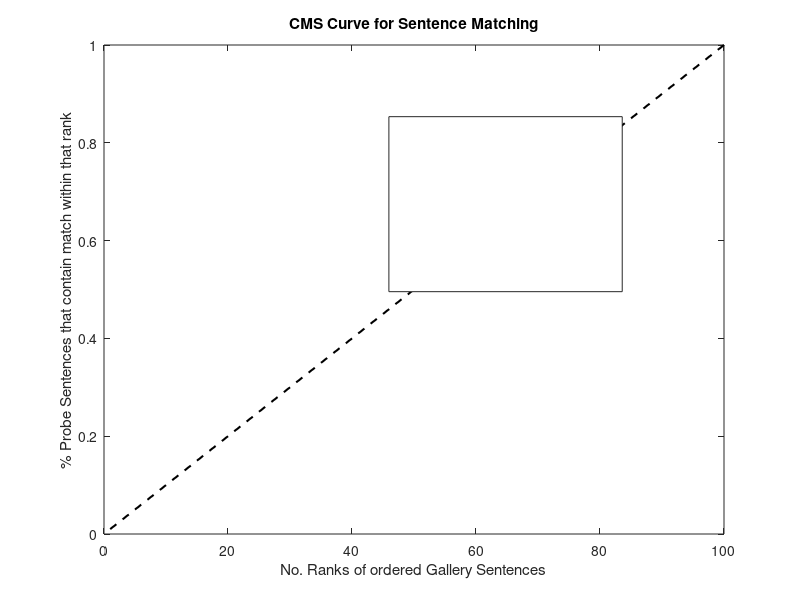

Recreate this plot in MATLAB. (Note: this script raises an error after producing the figure.)
%%%%%%%%%%%%%%%%%%%%%%%%%%%%%%%%%%%%%%%%%%%%%%%%%%%%%%%%%%%%%%%%
%%displayResults.m
%%Method to show bunch of results together if already exist
%%Will NOT extract new ones
%%%%%%%%%%%%%%%%%%%%%%%%%%%%%%%%%%%%%%%%%%%%%%%%%%%%%%%%%%%%%%%5
clear; clc;
close all;

IMAGES=0;
SENTENCES=1;
SENTENCEIMAGES=2;
SENTENCESPECIFIC=3;
IMAGESPECIFIC=4;
NORMAL=0;
SIMWORDS=1;
USELESSWORDS=2;

MEAN=1;
MAX=2;
MATRIX=3;

READ_ALL=3;
READ_DISTORT=4;

mode=SENTENCESPECIFIC;

imageClassifier='XQDA';
imageFeature='autoEncode2d';
trainLevel=3;
noImages=0;
imageTrainType='pairs';
imageSizes=[40,50];%display all imageHiddenSizes default
imageRetinex=[0]; %1 or 0
imageMaxEpoch=[[100,50,100]];%[200,100,200], [400,200,400]
imageReadIn=[READ_DISTORT];%READ_ALL
imageTrainingSizes= [1000,2000]; %2000,1500,1000,500
imageHiddenSizes=[[1000,200];[1500, 200];[1500,100]];
imageNumRanks=1000;

% Will be the same for all exps
sentenceFeature='autoEncodeSentences';
sentenceTrainLevel='3';
sentenceArrange='pairs';
sentencePrecise=1;
% Will vary
sentenceClassifier={'XQDA'}; %twoChannel2, twoChannel3, XQDA
sentenceSizes=[100,200,300,400,500];
sentenceNormalisation=[MATRIX];%MEAN, MODE
sentenceModes=[USELESSWORDS, SIMWORDS, NORMAL];%,SIMWORDS,USELESSWORDS
sentenceWindows=[3,5,7,10];
sentenceThresholds=[200,150,0];
sentenceHiddenSizes=[[100,40]];%etc
sentenceMaxEpochs=[[20,10,100]];
sentenceTrainSplit=[2000];%200
sentenceTop=0;%0 by default 0.4?
sentencesRun={
   %'XQDA_mode2_norm3outvectors_phrase_win7_threshold0_size100autoEncodeSentences_trainLevel3_pairs_hiddensizes10040_maxepochs2010100_trainsplit2000_precise0',...
  % 'XQDA_mode2_norm3outvectors_phrase_win10_threshold200_size200autoEncodeSentences_trainLevel3_pairs_hiddensizes10040_maxepochs2010100_trainsplit2000_precise0',...
   %'XQDA_mode2_norm3outvectors_phrase_win3_threshold200_size300autoEncodeSentences_trainLevel3_pairs_hiddensizes10040_maxepochs2010100_trainsplit2000_precise0',...
  % 'XQDA_mode2_norm3outvectors_phrase_win10_threshold200_size400autoEncodeSentences_trainLevel3_pairs_hiddensizes10040_maxepochs2010100_trainsplit2000_precise0',...
  % 'XQDA_mode2_norm3outvectors_phrase_win10_threshold200_size500autoEncodeSentences_trainLevel3_pairs_hiddensizes10040_maxepochs2010100_trainsplit2000_precise0'
   %'XQDA_mode1_norm3outvectors_phrase_win5_threshold0_size100autoEncodeSentences_trainLevel3_pairs_hiddensizes10040_maxepochs2010100_trainsplit2000_precise0',...
  % 'XQDA_mode1_norm3outvectors_phrase_win3_threshold150_size200autoEncodeSentences_trainLevel3_pairs_hiddensizes10040_maxepochs2010100_trainsplit2000_precise0',...
  % 'XQDA_mode1_norm3outvectors_phrase_win5_threshold0_size300autoEncodeSentences_trainLevel3_pairs_hiddensizes10040_maxepochs2010100_trainsplit2000_precise0',...
  % 'XQDA_mode1_norm3outvectors_phrase_win5_threshold0_size400autoEncodeSentences_trainLevel3_pairs_hiddensizes10040_maxepochs2010100_trainsplit2000_precise0',...
  % 'XQDA_mode1_norm3outvectors_phrase_win5_threshold200_size500autoEncodeSentences_trainLevel3_pairs_hiddensizes10040_maxepochs2010100_trainsplit2000_precise0'
    
   % 'XQDA_mode2_norm3outvectors_phrase_win10_threshold200_size200autoEncodeSentences_trainLevel3_pairs_hiddensizes10040_maxepochs2010100_trainsplit2000_precise0',...
   % 'XQDA_mode1_norm3outvectors_phrase_win5_threshold0_size100autoEncodeSentences_trainLevel3_pairs_hiddensizes10040_maxepochs2010100_trainsplit2000_precise0',...
   % 'XQDA_mode0_norm3outvectors_phrase_win5_threshold200_size200autoEncodeSentences_trainLevel3_pairs_hiddensizes10040_maxepochs2010100_trainsplit2000_precise0',...
   % 'XQDA_mode0_norm3outvectors_phrase_win10_threshold0_size300autoEncodeSentences_trainLevel3_pairs_hiddensizes10040_maxepochs2010100_trainsplit2000_precise0',...
   % 'XQDA_mode0_norm3outvectors_phrase_win7_threshold0_size400autoEncodeSentences_trainLevel3_pairs_hiddensizes10040_maxepochs2010100_trainsplit2000_precise0',...
   % 'XQDA_mode0_norm3outvectors_phrase_win5_threshold150_size400autoEncodeSentences_trainLevel3_pairs_hiddensizes10040_maxepochs2010100_trainsplit2000_precise0',...
   % 'XQDA_mode0_norm3outvectors_phrase_win3_threshold0_size500autoEncodeSentences_trainLevel3_pairs_hiddensizes10040_maxepochs2010100_trainsplit2000_precise0'
   
   'XQDA_mode1_norm3outvectors_phrase_win5_threshold0_size100autoEncodeSentences_trainLevel3_pairs_hiddensizes10040_maxepochs2010100_trainsplit2000_precise1',...
   'XQDA_mode1_norm3outvectors_phrase_win5_threshold0_size100autoEncodeSentences_trainLevel3_pairs_hiddensizes10040_maxepochs2010100_trainsplit2000_precise0'
   
    %'autoEncodeMatches_mode0_norm3outvectors_phrase_win10_threshold200_size300autoEncodeSentences_trainLevel3_pairs_hiddensizes10040_maxepochs2010100_trainsplit2000_precise0.mat',...
    %'twoChannel2_mode1_norm3outvectors_phrase_win10_threshold200_size500autoEncodeSentences_trainLevel3_pairs_hiddensizes10040_maxepochs2010100_trainsplit2000_precise0',...
    %'twoChannel_mode0_norm3outvectors_phrase_win3_threshold100_size50autoEncodeSentences_trainLevel3_pairs_hiddensizes200100_maxepochs102050_trainsplit200.mat'
};

sentenceImagesRun={
   % 'twoChannel2_autoEncode2d_1pca200402010201010051mode0_norm3outvectors_phrase_win10_threshold150_size100autoEncodeSentences_trainLevel3_pairs_hiddensizes10040_maxepochs2010100_trainsplit2000_precise0.mat.mat',...
    %'twoChannel2_autoEncode2d_1pca2004020102010100510.01500mode1_norm3outvectors_phrase_win5_threshold0_size100autoEncodeSentences_trainLevel3_pairs_hiddensizes10040_maxepochs2010100_trainsplit2000_precise0.mat.mat',...
    %'twoChannel3_autoEncode2d_1pca2004020102010100510.01500mode0_norm3outvectors_phrase_win10_threshold150_size100autoEncodeSentences_trainLevel3_pairs_hiddensizes10040_maxepochs2010100_trainsplit2000_precise0.mat.mat'

%    'precisetwoChannel2_autoEncode2d_1lda1004020102010100500.0110001mode1_norm3outvectors_phrase_win5_threshold0_size100autoEncodeSentences_trainLevel3_pairs_hiddensizes10040_maxepochs2010100_trainsplit2000_precise0.mat.mat',... 
%    'precisetwoChannel2_autoEncode2d_1pca1004020102010100500.0110001mode1_norm3outvectors_phrase_win5_threshold0_size100autoEncodeSentences_trainLevel3_pairs_hiddensizes10040_maxepochs2010100_trainsplit2000_precise0.mat.mat',... 
%              'twoChannel2_autoEncode2d_1lda1004020102010100500.0110000mode1_norm3outvectors_phrase_win5_threshold0_size100autoEncodeSentences_trainLevel3_pairs_hiddensizes10040_maxepochs2010100_trainsplit2000_precise0.mat.mat', ...
%               'twoChannel2_autoEncode2d_1pca1004020102010100500.0110000mode1_norm3outvectors_phrase_win5_threshold0_size100autoEncodeSentences_trainLevel3_pairs_hiddensizes10040_maxepochs2010100_trainsplit2000_precise0.mat.mat' ,...
% 'twoChannel2_LOMO_4lda1004020102010100500.0310000mode1_norm3outvectors_phrase_win5_threshold0_size100autoEncodeSentences_trainLevel3_pairs_hiddensizes10040_maxepochs2010100_trainsplit2000_precise0.mat.mat',...
%'twoChannel2_LOMO_10lda1004020102010100500.0310000mode1_norm3outvectors_phrase_win5_threshold0_size100autoEncodeSentences_trainLevel3_pairs_hiddensizes10040_maxepochs2010100_trainsplit2000_precise0.mat.mat',...
%              'twoChannel2_LOMO_4lda1004020102010100500.0210000mode1_norm3outvectors_phrase_win5_threshold0_size100autoEncodeSentences_trainLevel3_pairs_hiddensizes10040_maxepochs2010100_trainsplit2000_precise0.mat.mat',...
%'twoChannel2_LOMO_10lda1004020102010100500.0210000mode1_norm3outvectors_phrase_win5_threshold0_size100autoEncodeSentences_trainLevel3_pairs_hiddensizes10040_maxepochs2010100_trainsplit2000_precise0.mat.mat',...
%'precisetwoChannel2_LOMO_1lda1004020102010100500.0110001mode1_norm3outvectors_phrase_win5_threshold0_size100autoEncodeSentences_trainLevel3_pairs_hiddensizes10040_maxepochs2010100_trainsplit2000_precise0.mat.mat',...
%'twoChannel2_LOMO_1lda1004020102010100500.0110000mode1_norm3outvectors_phrase_win5_threshold0_size100autoEncodeSentences_trainLevel3_pairs_hiddensizes10040_maxepochs2010100_trainsplit2000_precise0.mat.mat',...
%'twoChannel2_LOMO_2lda1004020102010100500.0110000mode1_norm3outvectors_phrase_win5_threshold0_size100autoEncodeSentences_trainLevel3_pairs_hiddensizes10040_maxepochs2010100_trainsplit2000_precise0.mat.mat',...
%'twoChannel2_LOMO_3lda1004020102010100500.0110000mode1_norm3outvectors_phrase_win5_threshold0_size100autoEncodeSentences_trainLevel3_pairs_hiddensizes10040_maxepochs2010100_trainsplit2000_precise0.mat.mat',...
%'twoChannel2_LOMO_4lda1004020102010100500.0110000mode1_norm3outvectors_phrase_win5_threshold0_size100autoEncodeSentences_trainLevel3_pairs_hiddensizes10040_maxepochs2010100_trainsplit2000_precise0.mat.mat',...
%'twoChannel2_LOMO_5lda1004020102010100500.0110000mode1_norm3outvectors_phrase_win5_threshold0_size100autoEncodeSentences_trainLevel3_pairs_hiddensizes10040_maxepochs2010100_trainsplit2000_precise0.mat.mat',...
%'twoChannel2_LOMO_10lda1004020102010100500.0110000mode1_norm3outvectors_phrase_win5_threshold0_size100autoEncodeSentences_trainLevel3_pairs_hiddensizes10040_maxepochs2010100_trainsplit2000_precise0.mat.mat'

%'twoChannel2_autoEncode2d_mirrored1lda1004020102010100500.0110000mode1_norm3outvectors_phrase_win5_threshold0_size100autoEncodeSentences_trainLevel3_pairs_hiddensizes10040_maxepochs2010100_trainsplit2000_precise0.mat.mat',...
%'twoChannel2_autoEncode2d_mirrored1pca1004020102010100500.0110000mode1_norm3outvectors_phrase_win5_threshold0_size100autoEncodeSentences_trainLevel3_pairs_hiddensizes10040_maxepochs2010100_trainsplit2000_precise0.mat.mat',...
%'twoChannel2_autoEncode2d_none1lda1004020102010100500.0110000mode1_norm3outvectors_phrase_win5_threshold0_size100autoEncodeSentences_trainLevel3_pairs_hiddensizes10040_maxepochs2010100_trainsplit2000_precise0.mat.mat',...
%'twoChannel2_autoEncode2d_none1pca1004020102010100500.0110000mode1_norm3outvectors_phrase_win5_threshold0_size100autoEncodeSentences_trainLevel3_pairs_hiddensizes10040_maxepochs2010100_trainsplit2000_precise0.mat.mat',...
%'twoChannel2_LOMO_mirrored1lda1004020102010100500.0110000mode1_norm3outvectors_phrase_win5_threshold0_size100autoEncodeSentences_trainLevel3_pairs_hiddensizes10040_maxepochs2010100_trainsplit2000_precise0.mat.mat',...
%'twoChannel2_LOMO_mirrored1pca1004020102010100500.0110000mode1_norm3outvectors_phrase_win5_threshold0_size100autoEncodeSentences_trainLevel3_pairs_hiddensizes10040_maxepochs2010100_trainsplit2000_precise0.mat.mat',...
%'twoChannel2_LOMO_none1lda1004020102010100500.0110000mode1_norm3outvectors_phrase_win5_threshold0_size100autoEncodeSentences_trainLevel3_pairs_hiddensizes10040_maxepochs2010100_trainsplit2000_precise0.mat.mat',...
%'twoChannel2_LOMO_none1pca1004020102010100500.0110000mode1_norm3outvectors_phrase_win5_threshold0_size100autoEncodeSentences_trainLevel3_pairs_hiddensizes10040_maxepochs2010100_trainsplit2000_precise0.mat.mat',...
%'precisetwoChannel2_autoEncode2d_mirrored1lda1004020102010100500.0110001mode1_norm3outvectors_phrase_win5_threshold0_size100autoEncodeSentences_trainLevel3_pairs_hiddensizes10040_maxepochs2010100_trainsplit2000_precise0.mat.mat',...
%'precisetwoChannel2_autoEncode2d_mirrored1pca1004020102010100500.0110001mode1_norm3outvectors_phrase_win5_threshold0_size100autoEncodeSentences_trainLevel3_pairs_hiddensizes10040_maxepochs2010100_trainsplit2000_precise0.mat.mat',...
%'precisetwoChannel2_autoEncode2d_none1lda1004020102010100500.0110001mode1_norm3outvectors_phrase_win5_threshold0_size100autoEncodeSentences_trainLevel3_pairs_hiddensizes10040_maxepochs2010100_trainsplit2000_precise0.mat.mat',...
%'precisetwoChannel2_autoEncode2d_none1pca1004020102010100500.0110001mode1_norm3outvectors_phrase_win5_threshold0_size100autoEncodeSentences_trainLevel3_pairs_hiddensizes10040_maxepochs2010100_trainsplit2000_precise0.mat.mat',...
%'precisetwoChannel2_LOMO_none1lda1004020102010100500.0310001mode1_norm3outvectors_phrase_win5_threshold0_size100autoEncodeSentences_trainLevel3_pairs_hiddensizes10040_maxepochs2010100_trainsplit2000_precise0.mat.mat',...
%'precisetwoChannel2_LOMO_mirrored1lda1004020102010100500.0310001mode1_norm3outvectors_phrase_win5_threshold0_size100autoEncodeSentences_trainLevel3_pairs_hiddensizes10040_maxepochs2010100_trainsplit2000_precise0.mat.mat',...
%'twoChannel2_LOMO_none1lda1004020102010100500.0310000mode1_norm3outvectors_phrase_win5_threshold0_size100autoEncodeSentences_trainLevel3_pairs_hiddensizes10040_maxepochs2010100_trainsplit2000_precise0.mat.mat',...
%'twoChannel2_LOMO_mirrored1lda1004020102010100500.0310000mode1_norm3outvectors_phrase_win5_threshold0_size100autoEncodeSentences_trainLevel3_pairs_hiddensizes10040_maxepochs2010100_trainsplit2000_precise0.mat.mat',...

%RESULTS FOR AUTOENCODE
%'precisetwoChannel2_autoEncode2d_mirrored1lda1004020102010100500.0110001mode1_norm3outvectors_phrase_win5_threshold0_size100autoEncodeSentences_trainLevel3_pairs_hiddensizes10040_maxepochs2010100_trainsplit2000_precise0.mat.mat',...
%'precisetwoChannel2_autoEncode2d_mirrored1pca1004020102010100500.0110001mode1_norm3outvectors_phrase_win5_threshold0_size100autoEncodeSentences_trainLevel3_pairs_hiddensizes10040_maxepochs2010100_trainsplit2000_precise0.mat.mat',...
%'precisetwoChannel2_autoEncode2d_none1lda1004020102010100500.0110001mode1_norm3outvectors_phrase_win5_threshold0_size100autoEncodeSentences_trainLevel3_pairs_hiddensizes10040_maxepochs2010100_trainsplit2000_precise0.mat.mat',...
%'precisetwoChannel2_autoEncode2d_none1pca1004020102010100500.0110001mode1_norm3outvectors_phrase_win5_threshold0_size100autoEncodeSentences_trainLevel3_pairs_hiddensizes10040_maxepochs2010100_trainsplit2000_precise0.mat.mat',...
%'twoChannel2_autoEncode2d_mirrored1lda1004020102010100500.0110000mode1_norm3outvectors_phrase_win5_threshold0_size100autoEncodeSentences_trainLevel3_pairs_hiddensizes10040_maxepochs2010100_trainsplit2000_precise0.mat.mat',...
%'twoChannel2_autoEncode2d_mirrored1pca1004020102010100500.0110000mode1_norm3outvectors_phrase_win5_threshold0_size100autoEncodeSentences_trainLevel3_pairs_hiddensizes10040_maxepochs2010100_trainsplit2000_precise0.mat.mat',...
%'twoChannel2_autoEncode2d_none1lda1004020102010100500.0110000mode1_norm3outvectors_phrase_win5_threshold0_size100autoEncodeSentences_trainLevel3_pairs_hiddensizes10040_maxepochs2010100_trainsplit2000_precise0.mat.mat',...
%'twoChannel2_autoEncode2d_none1pca1004020102010100500.0110000mode1_norm3outvectors_phrase_win5_threshold0_size100autoEncodeSentences_trainLevel3_pairs_hiddensizes10040_maxepochs2010100_trainsplit2000_precise0.mat.mat',...

%RESULTS FOR LOMO
%'precisetwoChannel2_LOMO_mirrored1lda1004020102010100500.0110001mode1_norm3outvectors_phrase_win5_threshold0_size100autoEncodeSentences_trainLevel3_pairs_hiddensizes10040_maxepochs2010100_trainsplit2000_precise0.mat.mat',...
%'precisetwoChannel2_LOMO_mirrored1pca1004020102010100500.0110001mode1_norm3outvectors_phrase_win5_threshold0_size100autoEncodeSentences_trainLevel3_pairs_hiddensizes10040_maxepochs2010100_trainsplit2000_precise0.mat.mat',...
%'precisetwoChannel2_LOMO_none1lda1004020102010100500.0110001mode1_norm3outvectors_phrase_win5_threshold0_size100autoEncodeSentences_trainLevel3_pairs_hiddensizes10040_maxepochs2010100_trainsplit2000_precise0.mat.mat',...
%'precisetwoChannel2_LOMO_none1pca1004020102010100500.0110001mode1_norm3outvectors_phrase_win5_threshold0_size100autoEncodeSentences_trainLevel3_pairs_hiddensizes10040_maxepochs2010100_trainsplit2000_precise0.mat.mat',...
%'twoChannel2_LOMO_mirrored1lda1004020102010100500.0110000mode1_norm3outvectors_phrase_win5_threshold0_size100autoEncodeSentences_trainLevel3_pairs_hiddensizes10040_maxepochs2010100_trainsplit2000_precise0.mat.mat',...
%'twoChannel2_LOMO_mirrored1pca1004020102010100500.0110000mode1_norm3outvectors_phrase_win5_threshold0_size100autoEncodeSentences_trainLevel3_pairs_hiddensizes10040_maxepochs2010100_trainsplit2000_precise0.mat.mat',...
%'twoChannel2_LOMO_none1lda1004020102010100500.0110000mode1_norm3outvectors_phrase_win5_threshold0_size100autoEncodeSentences_trainLevel3_pairs_hiddensizes10040_maxepochs2010100_trainsplit2000_precise0.mat.mat',...
%'twoChannel2_LOMO_none1pca1004020102010100500.0110000mode1_norm3outvectors_phrase_win5_threshold0_size100autoEncodeSentences_trainLevel3_pairs_hiddensizes10040_maxepochs2010100_trainsplit2000_precise0.mat.mat'

%RESULTS FOR BEST LOMO (MIRRORED, LDA, NON-PRECISE) DIFF FALSEPOS RATIOS
%'twoChannel2_LOMO_mirrored1lda1004020102010100500.0110000mode1_norm3outvectors_phrase_win5_threshold0_size100autoEncodeSentences_trainLevel3_pairs_hiddensizes10040_maxepochs2010100_trainsplit2000_precise0.mat.mat',...
%'twoChannel2_LOMO_2lda1004020102010100500.0110000mode1_norm3outvectors_phrase_win5_threshold0_size100autoEncodeSentences_trainLevel3_pairs_hiddensizes10040_maxepochs2010100_trainsplit2000_precise0.mat.mat',...
%'twoChannel2_LOMO_3lda1004020102010100500.0110000mode1_norm3outvectors_phrase_win5_threshold0_size100autoEncodeSentences_trainLevel3_pairs_hiddensizes10040_maxepochs2010100_trainsplit2000_precise0.mat.mat',...
%'twoChannel2_LOMO_4lda1004020102010100500.0110000mode1_norm3outvectors_phrase_win5_threshold0_size100autoEncodeSentences_trainLevel3_pairs_hiddensizes10040_maxepochs2010100_trainsplit2000_precise0.mat.mat',...
%'twoChannel2_LOMO_5lda1004020102010100500.0110000mode1_norm3outvectors_phrase_win5_threshold0_size100autoEncodeSentences_trainLevel3_pairs_hiddensizes10040_maxepochs2010100_trainsplit2000_precise0.mat.mat',...
%'twoChannel2_LOMO_10lda1004020102010100500.0110000mode1_norm3outvectors_phrase_win5_threshold0_size100autoEncodeSentences_trainLevel3_pairs_hiddensizes10040_maxepochs2010100_trainsplit2000_precise0.mat.mat'

%two channel learning rates
%'twoChannel2_LOMO_4lda1004020102010100500.0110000mode1_norm3outvectors_phrase_win5_threshold0_size100autoEncodeSentences_trainLevel3_pairs_hiddensizes10040_maxepochs2010100_trainsplit2000_precise0.mat.mat',...
%'twoChannel2_LOMO_4lda1004020102010100500.0210000mode1_norm3outvectors_phrase_win5_threshold0_size100autoEncodeSentences_trainLevel3_pairs_hiddensizes10040_maxepochs2010100_trainsplit2000_precise0.mat.mat',...
%'twoChannel2_LOMO_4lda1004020102010100500.0310000mode1_norm3outvectors_phrase_win5_threshold0_size100autoEncodeSentences_trainLevel3_pairs_hiddensizes10040_maxepochs2010100_trainsplit2000_precise0.mat.mat',...
%'twoChannel2_LOMO_10lda1004020102010100500.0110000mode1_norm3outvectors_phrase_win5_threshold0_size100autoEncodeSentences_trainLevel3_pairs_hiddensizes10040_maxepochs2010100_trainsplit2000_precise0.mat.mat',...
%'twoChannel2_LOMO_10lda1004020102010100500.0210000mode1_norm3outvectors_phrase_win5_threshold0_size100autoEncodeSentences_trainLevel3_pairs_hiddensizes10040_maxepochs2010100_trainsplit2000_precise0.mat.mat',...
%'twoChannel2_LOMO_10lda1004020102010100500.0310000mode1_norm3outvectors_phrase_win5_threshold0_size100autoEncodeSentences_trainLevel3_pairs_hiddensizes10040_maxepochs2010100_trainsplit2000_precise0.mat.mat'

};

imagesRun={
%'XQDA-autoEncode2d-0-4-2000-pairs-3-1500-200-100-50-100-0-50-50-mirroredpca.mat',...
%'XQDA-autoEncode2d-0-4-2000-pairs-3-1500-200-100-50-100-0-50-50-nonepca.mat',...
%'XQDA-autoEncode2d-0-4-2000-pairs-3-1500-200-100-50-100-0-50-50-mirroredlda.mat',...
%'XQDA-autoEncode2d-0-4-2000-pairs-3-1500-200-100-50-100-0-50-50-nonelda.mat',...
%'XQDA-autoEncode2d-0-4-2000-pairs-3-1500-200-100-50-100-0-50-50-none.mat',...
%'XQDA-autoEncode2d-0-4-2000-pairs-3-1500-200-100-50-100-0-50-50-mirrored.mat'
%'XQDA-LOMO-0-4-2000-pairs-3-1500-200-100-50-100-0-50-50-mirroredpca.mat',...
%'XQDA-LOMO-0-4-2000-pairs-3-1500-200-100-50-100-0-50-50-nonepca.mat',...
%'XQDA-LOMO-0-4-2000-pairs-3-1500-200-100-50-100-0-50-50-mirroredlda.mat',...
%'XQDA-LOMO-0-4-2000-pairs-3-1500-200-100-50-100-0-50-50-nonelda.mat',...
%'XQDA-LOMO-0-4-2000-pairs-3-1500-200-100-50-100-0-50-50-none.mat',...
%'XQDA-LOMO-0-4-2000-pairs-3-1500-200-100-50-100-0-50-50-mirrored.mat'

'XQDA_ALEX_3_60_0.txt',...
'XQDA_VGG_3_60_0.txt',...
'XQDA_LOMO_3_60_0.txt'
};

presetLabels={
   
    'ALEXNET. 60% Training Samples. ResizeMethod READALL',...
     'VGGNET. 60% Training Samples. ResizeMethod READALL',...
     'LOMO. 60% Training Samples. ResizeMethod READALL'

   %'AutoEncodeImg. Extended using Mirrored. Reduced using PCA',...
   % 'AutoEncodeImg. Not Extended. Reduced using PCA',...
   % 'AutoEncodeImg. Extended using Mirrored. Reduced using LDA',...
   % 'AutoEncodeImg. Not Extended. Reduced using LDA',...
   % 'AutoEncodeImg. Extended using Mirrored. Not Reduced',...
   % 'AutoEncodeImg. Not Extended. Not Reduced'
    %'LOMO. Extended using Mirrored. Reduced using PCA',...
    %'LOMO. Not Extended. Reduced using PCA',...
    %'LOMO. Extended using Mirrored. Reduced using LDA',...
    %'LOMO. Not Extended. Reduced using LDA',...
    %'LOMO. Not Extended. Not Reduced',...
    %'LOMO. Extended using Mirrored. Not Reduced'
};


%{
presetLabels={
    'FalsePositiveRatio 4 Learning Rate 0.01',...
    'FalsePositiveRatio 4 Learning Rate 0.02',...
    'FalsePositiveRatio 4 Learning Rate 0.03',...
    'FalsePositiveRatio 10 Learning Rate 0.01',...
    'FalsePositiveRatio 10 Learning Rate 0.02',...
    'FalsePositiveRatio 10 Learning Rate 0.03',...    
};
%}

%{
presetLabels={
    'FalsePositiveRatio 1',...
    'FalsePositiveRatio 2',...
    'FalsePositiveRatio 3',...
    'FalsePositiveRatio 4',...
    'FalsePositiveRatio 5',...
    'FalsePositiveRatio 10'
};
%}
%{
presetLabels={
    'LOMO. Precise. Extended using mirrored. Reduced using LDA',...
    'LOMO. Precise. Extended using mirrored. Reduced using PCA',...
    'LOMO. Precise. Not Extended. Reduced using LDA',...
    'LOMO. Precise. Not Extended. Reduced using PCA',...
    'LOMO. Non-Precise. Extended using mirrored. Reduced using LDA',...
    'LOMO. Non-Precise. Extended using mirrored. Reduced using PCA',...
    'LOMO. Non-Precise. Not Extended. Reduced using LDA',...
    'LOMO. Non-Precise. Not Extended. Reduced using PCA'
};
%}
%{
presetLabels={
    'AutoEncodeImg. Precise. Extended using mirrored. Reduced using LDA',...
    'AutoEncodeImg. Precise. Extended using mirrored. Reduced using PCA',...
    'AutoEncodeImg. Precise. Not Extended. Reduced using LDA',...
    'AutoEncodeImg. Precise. Not Extended. Reduced using PCA',...
    'AutoEncodeImg. Non-Precise. Extended using mirrored. Reduced using LDA',...
    'AutoEncodeImg. Non-Precise. Extended using mirrored. Reduced using PCA',...
    'AutoEncodeImg. Non-Precise. Not Extended. Reduced using LDA',...
    'AutoEncodeImg. Non-Precise. Not Extended. Reduced using PCA'
};

%}


colormap winter
figure;
switch(mode)
    case IMAGES
        %% Create given configuration for all graphs shown
        config='';
        vals=[imageSizes(1),imageRetinex(1),[imageMaxEpoch(1)],imageReadIn(1),imageTrainingSizes(1), [imageHiddenSizes(1)]];
        descrips={'imagesize ','retinex ','maxepochs ', 'imagereadinmethod ','imagetrainingsize ', 'hiddensizes '};
        dimensions=[length(imageSizes),length(imageRetinex),size(imageMaxEpoch,1),length(imageReadIn),length(imageTrainingSizes), size(imageHiddenSizes,1)];
        idx=find(dimensions==1);
        varyIndexes=setdiff([1:size(dimensions,2)],idx);
        for i=1:length(idx)
           %descrips(idx(i))
           config=strcat(config,descrips(idx(i)),num2str(vals(idx(i))));
        end
        labels=cell(length(imageSizes)*length(imageRetinex)*length(imageReadIn)*length(imageTrainingSizes)*size(imageMaxEpoch,1)*size(imageHiddenSizes,1),1);
        %% Find if images have been extracted and show results
        for s=1:length(imageSizes)
           for r= 1:length(imageRetinex)
               for i=1:length(imageReadIn)
                  for t=1:length(imageTrainingSizes)
                      for e=1:size(imageMaxEpoch,1)
                          for h=1:size(imageHiddenSizes,1)
                              %Get variedparts
                              name='';
                              for n= 1: length(varyIndexes)
                                  switch (varyIndexes(n))
                                      case 1
                                          name=strcat(name,'imageSize-',num2str(imageSizes(s)));
    
                                      case 2
                                          name=strcat(name,'retinex-',num2str(imageRetinex(r)));
                                      case 4
                                          name=strcat(name,'imagereadin method-',num2str(imageReadIn(i)));
                                      case 5
                                          name=strcat(name,'trainingSize-',num2str(imageTrainingSizes(t)));
                                      case 3
                                          name=strcat(name,'maxEpochs-',num2str(imageMaxEpoch(e,1)),num2str(imageMaxEpoch(e,2)),num2str(imageMaxEpoch(e,3)));
                                      case 6
                                          name=strcat(name,'hiddenSizes-',num2str(imageHiddenSizes(h,1)),num2str(imageHiddenSizes(h,2)));
                                  end
                              end
                              fileNames={imageClassifier,imageFeature,num2str(noImages),num2str(imageReadIn(i)), num2str(imageTrainingSizes(t)), imageTrainType,num2str(trainLevel),num2str( imageHiddenSizes(h,1)), num2str(imageHiddenSizes(h,2)), num2str(imageMaxEpoch(e,1)),num2str(imageMaxEpoch(e,2)),num2str(imageMaxEpoch(e,3)),num2str(imageRetinex(r)),num2str(imageSizes(s)),num2str(imageSizes(s))};
                              
                              fileName=strjoin(fileNames,'-');
                              fileName=strcat('../results/images/',fileName,'.mat');
                                if (exist(fileName, 'file') == 2) 
                                    fprintf('filename %s found, extracting now\n',fileName);
                                    labels{h+(size(imageHiddenSizes,1)*(e-1))+(size(imageHiddenSizes,1)*size(imageMaxEpoch,1)*(t-1))+(size(imageHiddenSizes,1)*length(imageTrainingSizes)*size(imageMaxEpoch,1)*(i-1))+(size(imageHiddenSizes,1)*length(imageTrainingSizes)*size(imageMaxEpoch,1)*length(imageReadIn)*(r-1))+(size(imageHiddenSizes,1)*length(imageTrainingSizes)*size(imageMaxEpoch,1)*length(imageReadIn)*length(imageRetinex)*(s-1)),1}=name; 
                                    load( fileName);
                                    switch(s)
                                        case 1
                                            color='';
                                            widthy=1.5;
                                        case 2
                                            color=':';
                                            widthy=1.5;
                                        case 3
                                            color='';
                                            widthy=1.5;
                                    end
                                    plot(1 : size(meanCms,2), meanCms,color,'LineWidth',widthy)
                                    hold on;
                                else
                                    fprintf('filename %s not found\n',fileName);
                                end
                          end
                      end
                  end
               end
           end
        end
        labels
        config{1}
        title(sprintf('CMS Curve for CUHK03 Image Matching'))
        %title(sprintf('CMS Curve for CUHK03 Image Matching with %s', config{1}))
        xlabel('No. Ranks of ordered Gallery Images') % x-axis label
        ylabel('% Probe Images that contain match within that rank') % y-axis label
        labels=labels(~cellfun('isempty',labels))  
        legend(labels);
        

    case SENTENCES
        %% Create given configuration for all graphs shown
        config=strcat('feature', sentenceFeature,'trainlevel', sentenceTrainLevel, 'sentencearrange',sentenceArrange, 'precision', sentencePrecise);
        vals=[sentenceClassifier{1},sentenceSizes(1),sentenceNormalisation(1), sentenceModes(1), sentenceWindows(1), sentenceThresholds(1), [sentenceHiddenSizes(1)],[sentenceMaxEpochs(1)],sentenceTrainSplit(1)];
        descrips={'classifier ','size ','normalisation method ', 'mode ','window ', 'thresholds','hiddensizes ', 'max epochs', 'trainingsplit'};
        dimensions=[length(sentenceClassifier),length(sentenceSizes),length(sentenceNormalisation), length(sentenceModes), length(sentenceWindows), length(sentenceThresholds),size(sentenceHiddenSizes,1),size(sentenceMaxEpochs,1),length(sentenceTrainSplit)];
        idx=find(dimensions==1);
        varyIndexes=setdiff([1:size(dimensions,2)],idx);
        %Config are things that are constant throughout experiment
        for i=1:length(idx)
           %descrips(idx(i))
           config=strcat(config,descrips(idx(i)),num2str(vals(idx(i))));
        end
        labels=cell(length(sentenceClassifier)*length(sentenceSizes)*length(sentenceNormalisation)*length(sentenceModes)*length(sentenceWindows)*length(sentenceThresholds)*size(sentenceHiddenSizes,1)*size(sentenceMaxEpochs,1)*length(sentenceTrainSplit),1);
        %% Find if images have been extracted and show results
        for c=1:length(sentenceClassifier)
           for s= 1:length(sentenceSizes)
               for n=1:length(sentenceNormalisation)
                  for m=1:length(sentenceModes)
                      for w=1:length(sentenceWindows)
                          for t=1:length(sentenceThresholds)
                              for h=1:size(sentenceHiddenSizes,1)
                                  for e=1:size(sentenceMaxEpochs,1)
                                      for ts=1:length(sentenceTrainSplit)
                                          %Get variedparts
                                          name='';
                                                                                                                                            
                                          for v= 1: length(varyIndexes)
                                              switch (varyIndexes(v))
                                                  case 1
                                                      name=strcat(name,'classifier-',sentenceClassifier(c));
                                                  case 2
                                                      name=strcat(name,'size-',num2str(sentenceSizes(s)));
                                                  case 3
                                                      name=strcat(name,'normalisation-',num2str(sentenceNormalisation(n)));
                                                  case 4
                                                      name=strcat(name,'mode-',num2str(sentenceModes(m)));
                                                  case 5
                                                      name=strcat(name,'windows-',num2str(sentenceWindows(w)));
                                                  case 6
                                                      name=strcat(name,'thresholds-',num2str(sentenceThresholds(t)));
                                                  case 7
                                                      name=strcat(name,'hiddenSizes-',num2str(sentenceHiddenSizes(h,1)),num2str(sentenceHiddenSizes(h,2)));
                                                  case 8
                                                      name=strcat(name,'maxepochs-',num2str(sentenceMaxEpochs(e,1)),num2str(sentenceMaxEpochs(e,2)),num2str(sentenceMaxEpochs(e,3)));
                                                  case 9
                                                      name=strcat(name,'trainsplit-',num2str(sentenceTrainSplit(ts)));
                                              end
                                          end
                                          fileNames={sentenceClassifier{c},char(strcat('mode',num2str(sentenceModes(m)))),char(strcat('norm',num2str(sentenceNormalisation(n)),'outvectors')),'phrase',char(strcat('win',num2str(sentenceWindows(w)))),char(strcat('threshold',num2str(sentenceThresholds(t)))),char( strcat('size',num2str(sentenceSizes(s)),'autoEncodeSentences')),char(strcat('trainLevel',sentenceTrainLevel)), sentenceArrange, char(strcat('hiddensizes',num2str(sentenceHiddenSizes(h,1)),num2str(sentenceHiddenSizes(h,2)))), strcat('maxepochs', num2str(sentenceMaxEpochs(e,1)), num2str(sentenceMaxEpochs(e,2)), num2str(sentenceMaxEpochs(e,3))),char(strcat('trainsplit', num2str(sentenceTrainSplit(ts)))),char(strcat('precise', num2str(sentencePrecise))) };
                                          fileName=strjoin(fileNames,'_');
                                          fileName=strcat('../results/sentences/',fileName,'.mat');
                                            if (exist(fileName, 'file') == 2) 
                                                fprintf('filename %s found, extracting now\n',fileName);
                                                load( fileName);
                                                if(meanCms(1,200)>=sentenceTop || sentenceTop==0)
                                                    labels{ts+ length(sentenceTrainSplit)*(ts-1)+length(sentenceTrainSplit)*size(sentenceMaxEpochs,1)*(e-1)+length(sentenceTrainSplit)*size(sentenceMaxEpochs,1)*size(sentenceHiddenSizes,1)*(h-1)+length(sentenceTrainSplit)*size(sentenceMaxEpochs,1)*size(sentenceHiddenSizes,1)*length(sentenceThresholds)*(t-1)+length(sentenceTrainSplit)*size(sentenceMaxEpochs,1)*size(sentenceHiddenSizes,1)*length(sentenceThresholds)*length(sentenceWindows)*(w-1)+length(sentenceTrainSplit)*size(sentenceMaxEpochs,1)*size(sentenceHiddenSizes,1)*length(sentenceThresholds)*length(sentenceWindows)*length(sentenceModes)*(m-1)+length(sentenceTrainSplit)*size(sentenceMaxEpochs,1)*size(sentenceHiddenSizes,1)*length(sentenceThresholds)*length(sentenceWindows)*length(sentenceModes)*length(sentenceNormalisation)*(n-1)+length(sentenceTrainSplit)*size(sentenceMaxEpochs,1)*size(sentenceHiddenSizes,1)*length(sentenceThresholds)*length(sentenceWindows)*length(sentenceModes)*length(sentenceNormalisation)*length(sentenceSizes)*(s-1)+length(sentenceTrainSplit)*size(sentenceMaxEpochs,1)*size(sentenceHiddenSizes,1)*length(sentenceThresholds)*length(sentenceWindows)*length(sentenceModes)*length(sentenceNormalisation)*length(sentenceSizes)*length(sentenceClassifier)*(c-1),1}=name; 
                                                    if(sentenceTop~=0)
                                                        sentenceTop=meanCms(1,200);
                                                    end
                                                    plot(1 : size(meanCms,2), meanCms,'LineWidth',1.5)
                                                    hold on;
                                                end
                                            else
                                                fprintf('filename %s not found\n',fileName);
                                            end
                                      end
                                  end
                              end
                          end
                      end
                  end
               end
           end
        end
        labels
        title(sprintf('CMS Curve for Sentence Matching'))
        %title(sprintf('CMS Curve for Sentence Matching with %s', config{1}))
        xlabel('No. Ranks of ordered Gallery Sentences') % x-axis label
        ylabel('% Probe Sentences that contain match within that rank') % y-axis label
        labels=labels(~cellfun('isempty',labels))  
        legend(labels);
    
    case SENTENCESPECIFIC
        labels=cell(length(sentencesRun),1);
        
        for i=1:length(sentencesRun)
            props(i,:)=strsplit(sentencesRun{i},'_');
        end
        repeatVal=zeros(length(sentencesRun),size(props,2));
         for e=1:size(props,2)
            for i=1:length(sentencesRun)
               repeatdetected=0;
               for u=1:length(sentencesRun)
                    if( strcmp(props{i,e},props{u,e}))
                        repeatdetected=repeatdetected+1;
                    end
               end
               if(repeatdetected==(length(sentencesRun)))
                  %props{i,e}=''; 
                  repeatVal(i,e)=1;
               end
            end
        end
        for e=1:size(props,2)
            for i=1:length(sentencesRun)
                if(repeatVal(i,e))
                    props{i,e}=' '; 
                end
            end
        end
        
        for i=1:length(sentencesRun)
            fileName=strcat('../results/sentences/',sentencesRun{i},'.mat');
            if (exist(fileName, 'file') == 2) 
                fprintf('filename %s found, extracting now\n',fileName);
                labels{i}=strcat(props{i,:});
                load( fileName);
                plot(1 : size(meanCms,2), meanCms,'LineWidth',1.5)
                hold on;
            else
            	fprintf('filename %s not found\n',fileName);
            end  
        end
        plot(1 : 100, 0.01:0.01:1,'k--','LineWidth',1.5)
        hold on;        
        title(sprintf('CMS Curve for Sentence Matching'))
        %title(sprintf('CMS Curve for Sentence Matching with %s', config{1}))
        xlabel('No. Ranks of ordered Gallery Sentences') % x-axis label
        ylabel('% Probe Sentences that contain match within that rank') % y-axis label
        labels=labels(~cellfun('isempty',labels))  
        legend(labels);
        
    case SENTENCEIMAGES
        labels=cell(length(sentenceImagesRun),1);
        
        for i=1:length(sentenceImagesRun)
            props(i,:)=strsplit(sentenceImagesRun{i},'_');
        end
        for e=1:size(props,2)
            for i=1:length(sentenceImagesRun)
               repeatdetected=0;
               for u=1:length(sentenceImagesRun)
                    if( strcmp(props{i,e},props{u,e}))
                        repeatdetected=repeatdetected+1;
                    end
               end
               if(repeatdetected==(length(sentenceImagesRun)))
                  %props{i,e}=''; 
                  repeatVal(i,e)=1;
               end
            end
        end
        for e=1:size(props,2)
            for i=1:length(sentenceImagesRun)
                if(repeatVal(i,e))
                    props{i,e}=' '; 
                end
            end
        end
        
        for i=1:length(sentenceImagesRun)
            fileName=strcat('../results/sentenceImages/',sentenceImagesRun{i});
            if (exist(fileName, 'file') == 2) 
                fprintf('filename %s found, extracting now\n',fileName);
                labels{i}=strcat(props{i,:});
                load( fileName);
                plot(1 : size(meanCms,2), meanCms,'LineWidth',1.5)
                hold on;
            else
            	fprintf('filename %s not found\n',fileName);
            end  
        end
        plot(1 : 100, 0.01:0.01:1,'k--','LineWidth',1.5)
        hold on;
        title(sprintf('CMS Curve for Sentence Image Matching'))
        %title(sprintf('CMS Curve for Sentence Matching with %s', config{1}))
        xlabel('No. Ranks of ordered Gallery Sentences') % x-axis label
        ylabel('% Probe Images that contain match within that rank') % y-axis label
        labels=labels(~cellfun('isempty',labels)) 
        
        labels=presetLabels;
        legend(labels);
        
     case IMAGESPECIFIC

        for i=1:length(imagesRun)
            fileName=strcat('../results/images/',imagesRun{i});
            if (exist(fileName, 'file') == 2) 
                fprintf('filename %s found, extracting now\n',fileName);
                if(isequal(strfind(fileName,'60'),[]))
                    load( fileName);
                else
                    meanCms=table2array(readtable(fileName));
                end
                plot(1 : size(meanCms,2), meanCms,'LineWidth',1.5)
                hold on;
            else
            	fprintf('filename %s not found\n',fileName);
            end  
        end
        plot(1 : 679, 1/679:1/679:1,'k--','LineWidth',1.5)
        hold on;       
        title(sprintf('CMS Curve for Image Matching'))
        %title(sprintf('CMS Curve for Sentence Matching with %s', config{1}))
        xlabel('No. Ranks of ordered Gallery Images') % x-axis label
        ylabel('% Probe Images that contain match within that rank') % y-axis label
        labels=presetLabels;
        legend(labels);   
    
end


    
 